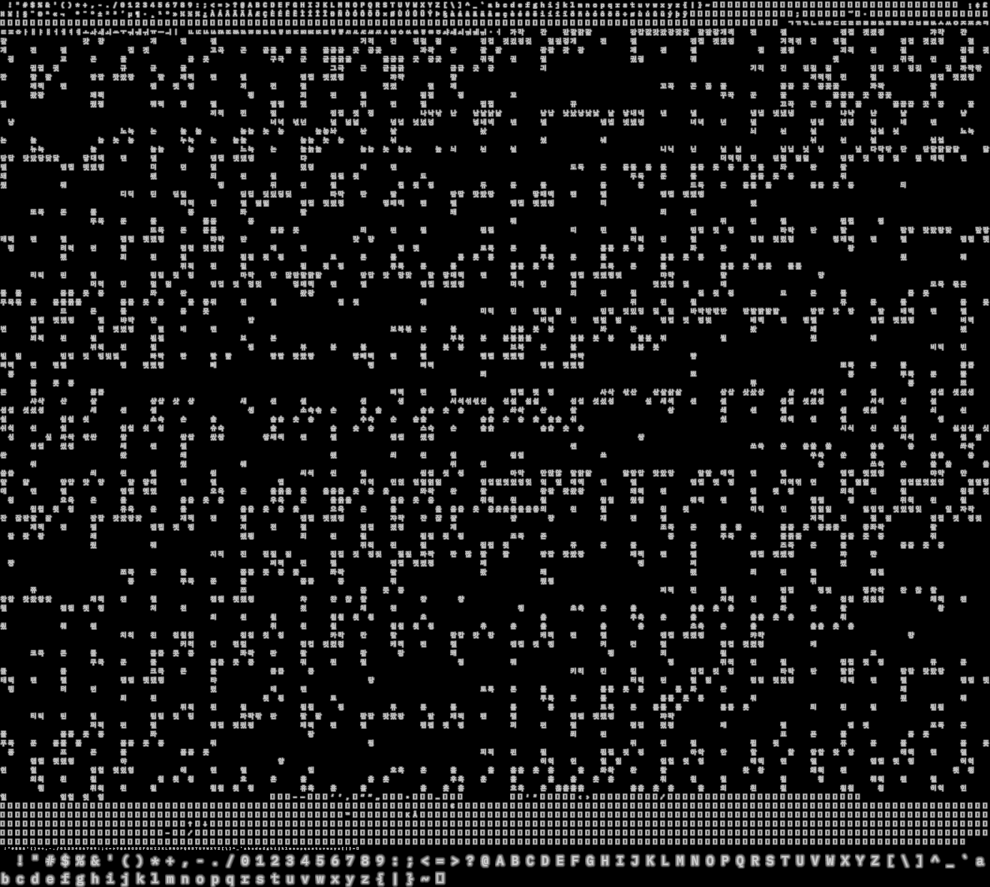
#> input picture assets/typeplot-font.png, 3960 x 3546 px (shown at 1/4 size)
$ python build-font-base.py
#> lines starting #> are read from the running program, lines starting #| are printed output that depends on the picture
"""Extract common glyphs without changing the canonical atlas layout or pixels."""
from pathlib import Path
from PIL import Image

root = Path(__file__).resolve().parent.parent
source = Image.open(root / 'assets/typeplot-font.png')
#> source is the input picture: PIL image 3960x3546 L; min 0, max 255, mean 24.7
base = Image.new(source.mode, source.size)
#> base: PIL image 3960x3546 L; every value is 0
# Keep Latin, Greek, Jamo, symbols, the replacement glyph and all hinted ASCII
# buckets. Only precomposed Hangul syllables are deferred to the full resource.
for start, end in [(0, 464), (11636, 12405)]:
    for index in range(start, end):
        x, y = (index % 132) * 30, (index // 132) * 36
        box = (x, y, x + 30, y + 36)
        base.paste(source.crop(box), (x, y))
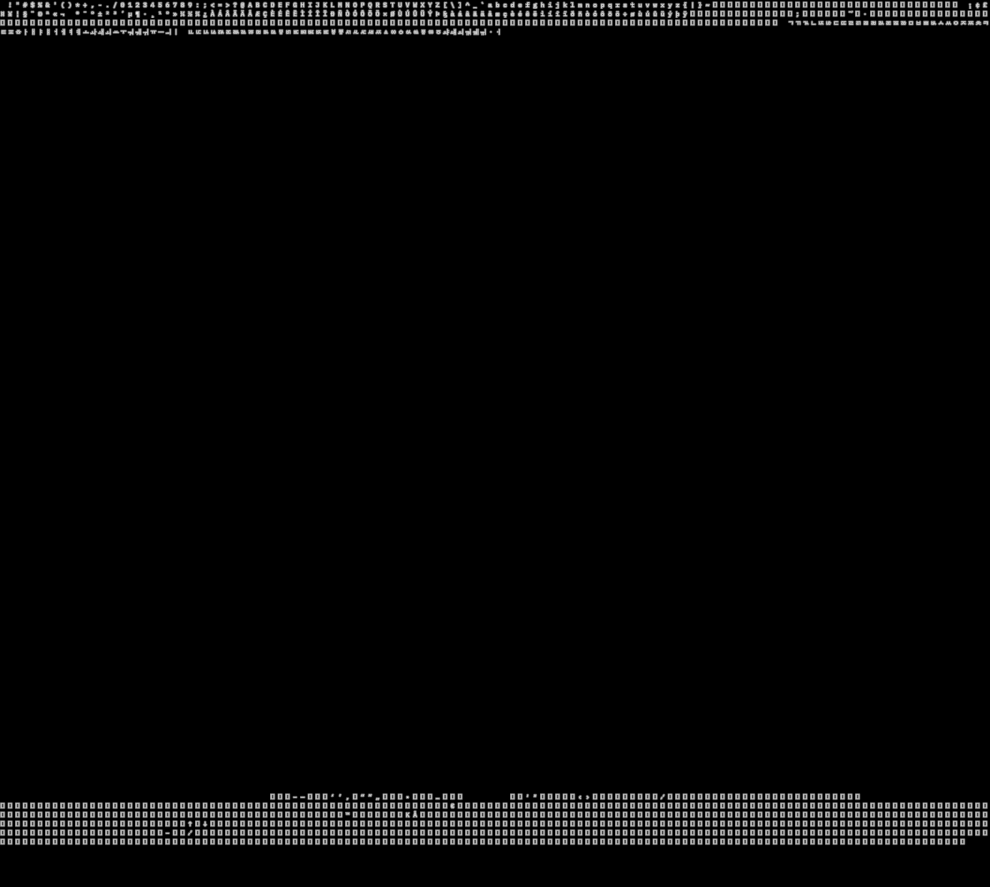
#> base: PIL image 3960x3546 L (shown at 1/4 size); min 0, max 255, mean 6
base.paste(source.crop((0, 3384, source.width, source.height)), (0, 3384))
target = root / 'assets/typeplot-font-base.png'
base.save(target, optimize=True)
print({'size': base.size, 'pngBytes': target.stat().st_size})
#| {'size': (3960, 3546), 'pngBytes': 145081}
